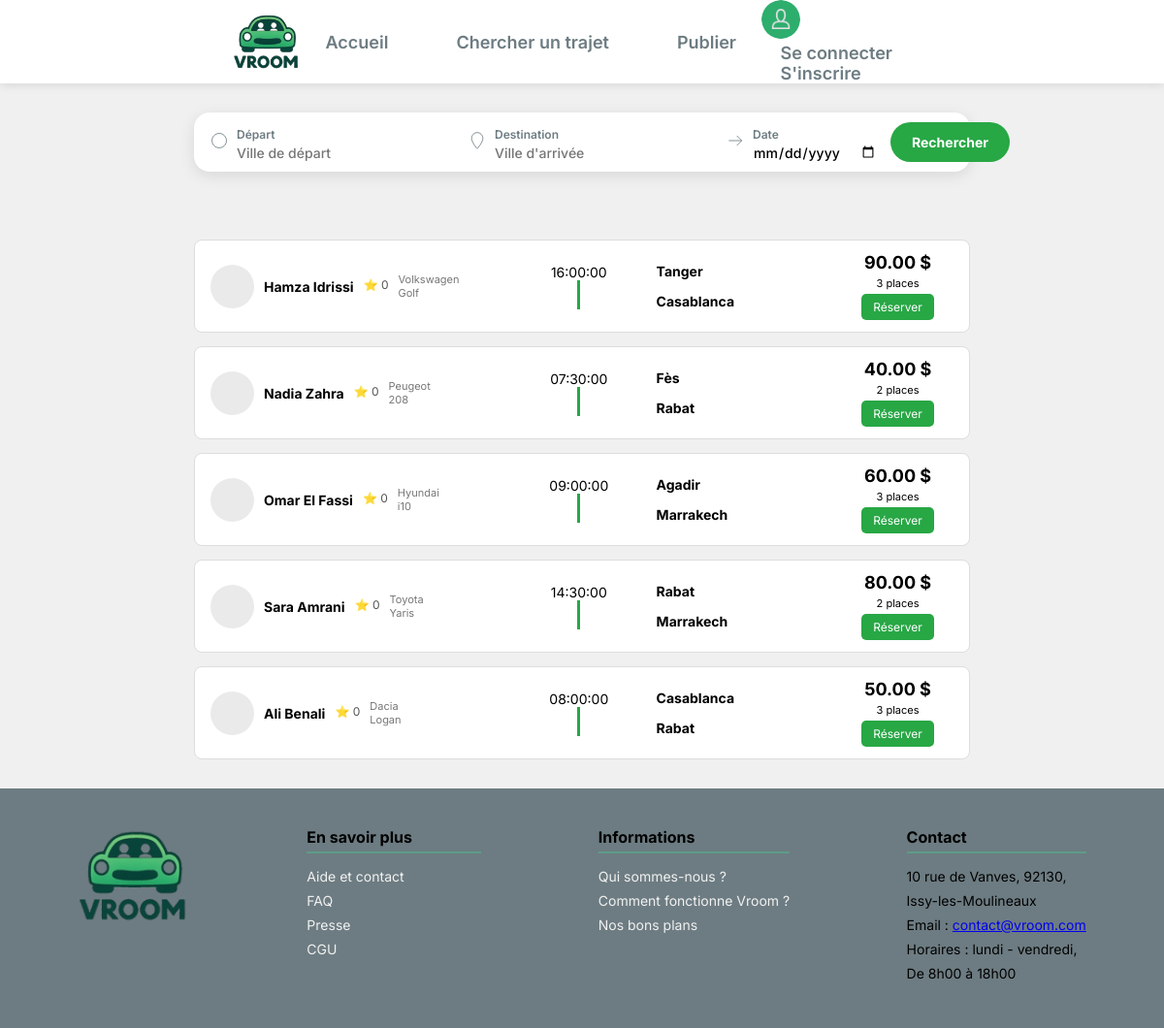
Before: /index.php?page=recherche_trajet with the older database file.
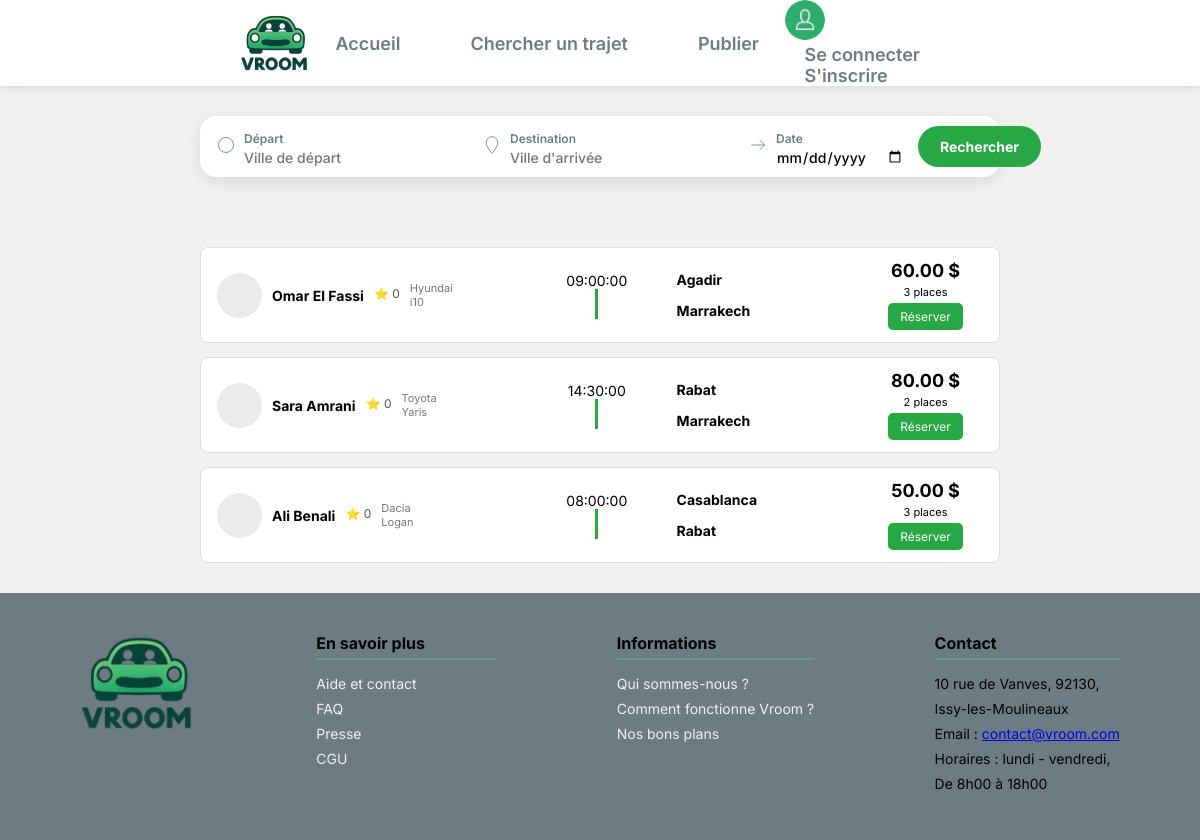
After: the same page with the newer database file.
### tables this page shows
CREATE TABLE `annonces` (
  `id` bigint(20) UNSIGNED NOT NULL,
  `id_conducteur` bigint(20) UNSIGNED NOT NULL,
  `id_vehicule` bigint(20) UNSIGNED NOT NULL,
  `date_depart` date NOT NULL,
  `heure_depart` time NOT NULL,
  `datetime_depart` datetime NOT NULL,
  `prix_par_personne` decimal(10,2) NOT NULL,
  `places_disponibles` int(11) NOT NULL,
  `description` text NOT NULL,
  `id_lieu_depart` bigint(20) UNSIGNED NOT NULL,
  `id_lieu_arrivee` bigint(20) UNSIGNED NOT NULL,
  `statut` enum('active','complete','annulee','expiree') DEFAULT 'active',
  `date_creation` timestamp NOT NULL DEFAULT current_timestamp()
);

CREATE TABLE `utilisateurs` (
  `id` bigint(20) UNSIGNED NOT NULL,
  `nom` varchar(255) NOT NULL,
  `prenom` varchar(255) NOT NULL,
  `email` varchar(255) DEFAULT NULL,
  `telephone` varchar(20) DEFAULT NULL,
  `avatar` varchar(255) DEFAULT NULL,
  `biographie` text DEFAULT NULL,
  `mot_de_passe` varchar(255) NOT NULL,
  `token_notification` varchar(255) DEFAULT NULL,
  `premiere_connexion` tinyint(1) NOT NULL DEFAULT 1,
  `try_token` int(11) NOT NULL DEFAULT 0,
  `remember_token` varchar(100) DEFAULT NULL,
  `date_creation` timestamp NOT NULL DEFAULT current_timestamp(),
  `date_mise_a_jour` timestamp NOT NULL DEFAULT current_timestamp() ON UPDATE current_timestamp(),
  `note` float DEFAULT 0
);

CREATE TABLE `vehicules` (
  `id` bigint(20) UNSIGNED NOT NULL,
  `id_utilisateur` bigint(20) UNSIGNED NOT NULL,
  `marque` varchar(100) NOT NULL,
  `modele` varchar(100) NOT NULL,
  `annee` year(4) NOT NULL,
  `couleur` varchar(50) NOT NULL,
  `matricule` varchar(50) NOT NULL,
  `date_creation` timestamp NOT NULL DEFAULT current_timestamp()
);

CREATE TABLE `lieux` (
  `id` bigint(20) UNSIGNED NOT NULL,
  `nom` varchar(255) NOT NULL,
  `latitude` decimal(10,6) NOT NULL,
  `longitude` decimal(10,6) NOT NULL
);

### Controleur/c_trajet.php (called while the page is built, shortened)
<?php
require_once __DIR__ . '/../Modele/annonces.php';
class c_recherche_trajet {
    public function afficher(): void {
        $css = "recherche_trajet.css";
        $annonces = Annonces::recherche_trajets();
        require __DIR__ . '/../Vue/head.php';
        require __DIR__ . '/../Vue/header.php';
        require __DIR__ . '/../Vue/pages/v_recherche_trajet.php';
        require __DIR__ . '/../Vue/footer.php';
    }
}
?>

### Modele/annonces.php (called while the page is built, shortened)
<?php
class Annonces {
    public static function recherche_trajets(array $filters = [], string $sort = 'date_desc'): array {
    $trajets = [];
    $db = dbConnect();
    $sql = "SELECT id
            FROM annonces
            WHERE statut = :statut";
    $params = [
        ':statut' => 'active'
    ];
    switch ($sort) {
        case 'date_desc':
        default:
            $sql .= " ORDER BY date_depart DESC";
            break;
    }
    $stmt = $db->prepare($sql);
    $stmt->execute($params);
    while ($row = $stmt->fetch(PDO::FETCH_ASSOC)) {
        $trajets[] = [
            "id" => (int) $row["id"],
        ];
    }
    return $trajets;
    }
    public static function detail_trajet(int $id): ?array
    {
        $db = dbConnect();
        $sql = "
        SELECT
            a.id,
            a.date_depart,
            a.heure_depart,
            a.prix_par_personne,
            a.places_disponibles,
            a.description,
            u.nom AS conducteur_nom,
            u.note AS conducteur_note,
            u.avatar,
            v.marque,
            v.modele,
            ld.nom AS lieu_depart,
            la.nom AS lieu_arrivee
        FROM annonces a
        JOIN utilisateurs u ON a.id_conducteur = u.id
        JOIN vehicules v ON a.id_vehicule = v.id
        JOIN lieux ld ON a.id_lieu_depart = ld.id
        JOIN lieux la ON a.id_lieu_arrivee = la.id
        WHERE a.id = :id
        AND a.statut = 'active'
        ";
        $stmt = $db->prepare($sql);
        $stmt->execute(['id' => $id]);
        $annonce = $stmt->fetch(PDO::FETCH_ASSOC);
        return $annonce ?: null;
    }
}

### Vue/pages/v_recherche_trajet.php (the view, shortened to what this page needs)
<body>
    <section class="search-container">
        <form class="search-box" action="index.php" method="GET">
            <div class="search-field">
                <div class="icon"><svg viewBox="0 0 24 24"><circle cx="12" cy="12" r="9"/></svg></div>
                <div class="field-content">
                    <label>Départ</label>
                    <input type="text" name="depart" placeholder="Ville de départ">
                </div>
            </div>
            <div class="search-field">
                <div class="icon"><svg viewBox="0 0 24 24"><path d="M12 2a7 7 0 0 0-7 7c0 5.25 7 13 7 13s7-7.75 7-13a7 7 0 0 0-7-7z"/></svg></div>
                <div class="field-content">
                    <label>Destination</label>
                    <input type="text" name="destination" placeholder="Ville d'arrivée">
                </div>
            </div>
            <div class="search-field">
                <div class="icon"><svg viewBox="0 0 24 24"><path d="M4 12h16m-6-6l6 6-6 6"/></svg></div>
                <div class="field-content">
                    <label>Date</label>
                    <input type="date" name="date">
                </div>
            </div>
            <button class="search-btn" type="submit" name="action" value="actionChercherTrajets">Rechercher</button>
        </form>
    </section>
    <section class="trajets-container">
            <?php if (!empty($annonces)): ?>
                <?php foreach ($annonces as $annonce):
                    $trajet = Annonces::detail_trajet((int)$annonce['id']);
                ?>
                    <div class="trajet-ligne">
                        <div class="col-driver">
                            <div class="avatar"><?= htmlspecialchars($trajet["avatar"] ?? '') ?></div>
                            <div class="driver-name"><?= htmlspecialchars($trajet["conducteur_nom"] ?? '') ?></div>
                            <div class="driver-stars">⭐ <?= htmlspecialchars($trajet["conducteur_note"] ?? 0) ?></div>
                            <div class="driver-details">
                                <p><?= htmlspecialchars($trajet["marque"] ?? '') ?></p>
                                <p><?= htmlspecialchars($trajet["modele"] ?? '') ?></p>
                            </div>
                        </div>
                        <div class="col-horaires">
                            <div class="time-block">
                                <span class="heure"><?= htmlspecialchars($trajet["heure_depart"]) ?></span>
                            </div>
                            <div >
                                <div class="bar"></div>
                            </div>
                        </div>
                        <div class="col-villes">
                            <div class="ville">
                                <h4><?= htmlspecialchars($trajet["lieu_depart"] ?? '') ?></h4>
                            </div>
                            <div class="ville">
                                <h4><?= htmlspecialchars($trajet["lieu_arrivee"] ?? '') ?></h4>
                            </div>
                        </div>
                        <div class="col-prix">
                            <div class="prix"><?= htmlspecialchars($trajet["prix_par_personne"] ?? '') ?> $</div>
                            <div class="prix-info"><?= htmlspecialchars($trajet["places_disponibles"] ?? '')?> places</div>
                            <button class="btn-reserver"
                                onclick="window.location.href='index.php?page=detail_trajet&id=<?= htmlspecialchars($trajet['id']) ?>'">
                                Réserver
                            </button>
                        </div>
                    </div>
                <?php endforeach; ?>
            <?php else: ?>
                <p>Aucun trajet trouvé</p>
            <?php endif; ?>
    </section>
</body>

### index.php (shortened to what this page needs)
<?php
$page = $_GET['page'] ?? 'accueil';
switch ($page) {
    case 'recherche_trajet':
        require 'Controleur/c_trajet.php';
        $controller = new c_recherche_trajet();
        $controller->afficher();
        break;
}
?>

### Vue/head.php (shortened to what this page needs)
<!DOCTYPE html>
<html lang="fr">
<head>
    <link rel="stylesheet" href="Ressources/CSS/commun.css">
    <?php if (!empty($css)): ?>
        <link rel="stylesheet" href="Ressources/CSS/<?= htmlspecialchars($css) ?>">
    <?php endif; ?>
</head>

### Vue/header.php (shortened to what this page needs)
<header>
    <div class="header-content">
        <img src="../../Ressources/Image/logo_ver2.png"  alt="Logo Vroom">
        <nav class="nav-main">
            <a href="index.php?page=accueil">Accueil</a>
            <a href="index.php?page=recherche_trajet">Chercher un trajet </a>
            <a href="index.php?page=publie_trajet">Publier</a>
        </nav>
        <nav class="nav-profile">
                <img src="../../Ressources/Image/person_icon.png"  alt="Logo Vroom">
                <ul classe="hidden">
                    <?php if (isset($_SESSION['user_id'])) { ?>
                        <li><a href="index.php?page=profil" class="button-header">Mon profil</a></li>
                        <li><a href="index.php?page=mes_reservations" class="button-header">Mes réservations</a></li>
                        <li><a href="index.php?page=mes_annonces" class="button-header">Mes annonces</a></li>
                        <li><a href="index.php?page=mes_paiements" class="button-header">Mes paiements</a></li>
                        <li><a href="index.php?page=mes_documents" class="button-header">Mes documents</a></li>
                        <li><a href="index.php?page=favoris" class="button-header">Mes favoris</a></li>
                        <li><a href="index.php?page=connexion&action=deconnexion" class="button-header">Se déconnecter</a></li>
                    <?php } else { ?>
                        <li><a href="index.php?page=connexion" class="button-header">Se connecter</a></li>
                        <li><a href="index.php?page=inscription" class="button-header">S'inscrire</a></li>
                    <?php } ?>
                </ul>
        </nav>
    </div>
</header>

### Vue/footer.php
<footer>
    <div class="footer-content">
        <div class="footer-logo">
            <img src="../../Ressources/Image/logo_ver2.png" alt="Logo VROOM" class="logo-image"/>
        </div>
        <div class="footer-section">
            <h4>En savoir plus</h4>
            <ul>
                    <li><a href="index.php?page=accueil">Aide et contact</a></li>
                    <li><a href="index.php?page=accueil">FAQ</a></li>
                    <li><a href="index.php?page=accueil">Presse</a></li>
                    <li><a href="#">CGU</a></li>
            </ul>
        </div>
        <div class="footer-section">
            <h4>Informations</h4>
            <ul>
                <li><a href="index.php?page=accueil">Qui sommes-nous ?</a></li>
                <li><a href="index.php?page=accueil">Comment fonctionne Vroom ?</a></li>
                <li><a href="index.php?page=accueil">Nos bons plans</a></li>
            </ul>
        </div>
        <div class="footer-section">
            <h4>Contact</h4>
            <p>10 rue de Vanves, 92130,</p>
            <p>Issy-les-Moulineaux</p>
            <p>Email : <a href="mailto:contact@vroom.com">contact@vroom.com</a></p>
            <p>Horaires : lundi - vendredi,</p>
            <p>De 8h00 à 18h00</p>
        </div>
    </div>
</footer>
</html>

### Ressources/CSS/commun.css (style rules this page uses)
:root { --couleurVerte: #28a745; --couleurVerteFonce: #1f7e36; --texteGris: #6d7c82; --titreNoir: #222; --fondClair: #ffffff; --ombre: rgba(0,0,0,0.10); --ombreHover: rgba(0,0,0,0.18); }
* { font-family: 'Inter', sans-serif; box-sizing: border-box; padding: 0; margin: 0; }
header { width: 100%; box-shadow: 0 2px 10px rgba(0,0,0,0.1); display: flex; align-items: center; justify-content:space-around; flex-direction: row; background-color:var(--fondClair); }
header img { width: 70px; }
.header-content { width: 60%; margin: 0 auto; display: flex; align-items: center; flex-direction: row; }
.nav-main { display: flex; flex-direction: row; gap: 70px; margin: 0 auto; align-items: center; }
.nav-profile { margin-right: 20px; list-style-type: none; }
.nav-profile img { width: 40px; border-radius: 50%; }
.nav-profile ul li { display: block; float: none; }
.nav-profile ul li a { width: auto; min-width: 100px; padding: 0 20px; }
header nav a { color: var(--texteGris); font-weight: 600; font-size: 18px; justify-content: space-around; text-decoration: none; }
body { background-color: #f0f0f0; align-items: center; justify-content: center; }
footer { background-color: var(--texteGris); padding: 40px 20px; width: 100%; }
.footer-content { display: flex; justify-content: space-around; max-width: 1200px; margin: 0 auto; }
.footer-logo img { max-width: 100%; height: 100px; }
.footer-section { min-width: 180px; }
.footer-section h4 { font-size: 16px; margin-bottom: 15px; border-bottom: 2px solid #5d9d88; padding-bottom: 5px; }
.footer-section ul { list-style: none; }
.footer-section ul li { margin-bottom: 8px; font-size: 14px; }
.footer-section ul li a { text-decoration: none; color: #f1f1f1; }
.footer-section p { margin: 0 0 8px 0; font-size: 14px; }

### Ressources/CSS/recherche_trajet.css (style rules this page uses)
.search-container { transform: translateX(0%); max-width: 800px; margin: 30px auto 20px auto; }
.search-box { background: var(--fondClair); width: 100%; padding: 10px 16px; border-radius: 16px; display: flex; align-items: center; gap: 14px; box-shadow: 0 4px 16px rgba(0,0,0,0.10); }
.search-field { display: flex; align-items: center; flex: 1; gap: 8px; }
.icon svg { width: 20px; height: 20px; stroke: var(--texteGris); fill: none; }
.field-content label { font-size: 12px; font-weight: 600; color: var(--texteGris); margin-bottom: 2px; }
.field-content input { border: none; outline: none; font-size: 14px; font-weight: 500; }
.search-btn { background: var(--couleurVerte); border: none; color: var(--fondClair); padding: 12px 22px; font-size: 14px; font-weight: 700; border-radius: 40px; cursor: pointer; flex-shrink: 0; }
.trajets-container { max-width: 800px; margin: auto; display: flex; flex-direction: column; gap: 14px; padding-bottom: 30px; padding-top:50px; }
.trajet-ligne { display: flex; align-items: center; justify-content: space-between; padding: 12px 16px; border-radius: 8px; border: 1px solid #ddd; background: #fff; }
.col-driver { display: flex; align-items: center; gap: 10px; width: 300px; }
.avatar { width: 45px; height: 45px; border-radius: 50%; background: #eaeaea; font-size: 18px; display: flex; align-items: center; justify-content: center; }
.driver-name { font-weight: 700; font-size: 14px; }
.driver-stars { font-size: 12px; color: #555; margin-bottom: 3px; }
.driver-details p { font-size: 11px; margin: 0; color: #777; }
.col-horaires { width: 10%; display: flex; flex-direction: column; align-items: center; }
.time-block { gap: 4px; font-size: 14px; }
.bar { width: 3px; height: 30px; background: #28a745; }
.col-villes { width: 150px; display: flex; flex-direction: column; gap: 14px; }
.ville h4 { font-size: 14px; }
.col-prix { width: 15%; display: flex; flex-direction: column; align-items: center; gap: 4px; }
.prix { font-size: 18px; font-weight: 700; }
.prix-info { font-size: 11px; }
.btn-reserver { background: #28a745; color: white; padding: 6px 12px; border: none; border-radius: 5px; cursor: pointer; font-size: 12px; }

Changed rows visible on the page:
no longer on this page (row edited): annonces: id_conducteur.nom "Hamza Idrissi", id_conducteur.note "0", id_vehicule.marque "Volkswagen", id_vehicule.modele "Golf", heure_depart "16:00:00", id_lieu_depart.nom "Tanger", id_lieu_arrivee.nom "Casablanca", prix_par_personne "90.00", places_disponibles "3"
no longer on this page (row edited): annonces: id_conducteur.nom "Nadia Zahra", id_conducteur.note "0", id_vehicule.marque "Peugeot", id_vehicule.modele "208", heure_depart "07:30:00", id_lieu_depart.nom "Fès", id_lieu_arrivee.nom "Rabat", prix_par_personne "40.00", places_disponibles "2"
